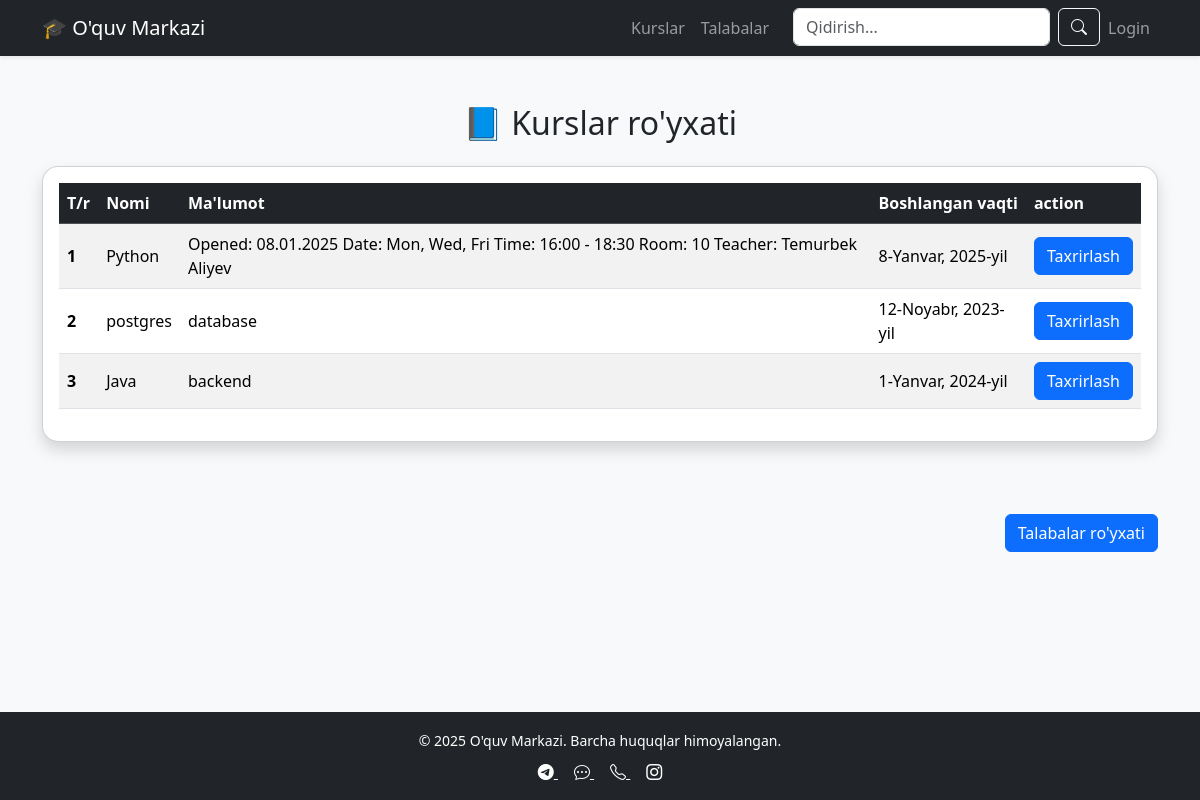
Page /new/ on the earlier database version.
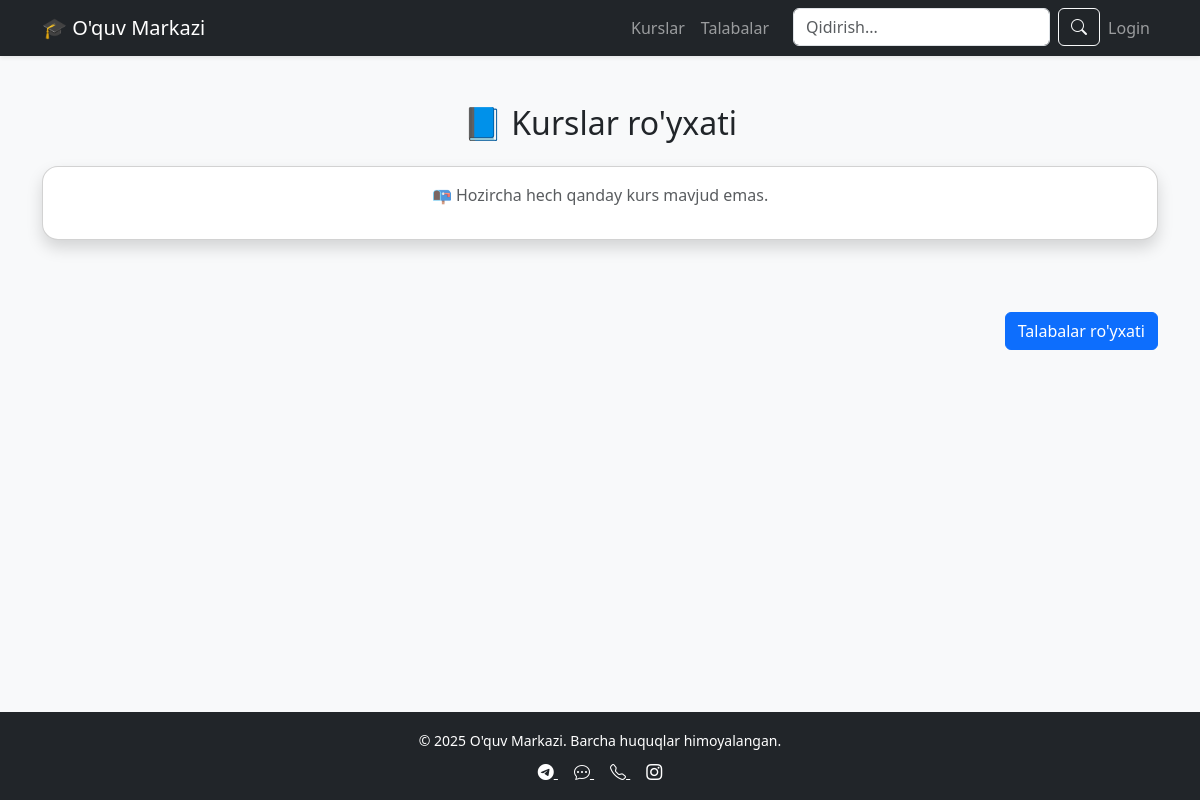
Same page on the later database version.
### new/models.py (models this page shows, shortened)
class Course(models.Model):
    name = models.CharField(max_length=100)
    description = models.TextField()
    start_date = models.DateField()

### new/views.py (the view)
# urls.py: path('', course_list, name='course-list'),
def course_list(request):
    courses = Course.objects.all()
    q=request.GET.get('q') if request.GET.get('q') !=None else ''
    if q != '':
        courses=courses.filter(Q(name__icontains=q)|Q(description__icontains=q))
    context = {
        'courses': courses,
        'user': request.user
    }
    return render(request, 'course_list.html', context)

### templates/course_list.html (shortened to what this page needs)
{% extends 'base.html' %}
{% block content %}
<html lang="en">
<head>
    <link href="https://cdn.jsdelivr.net/npm/bootstrap@5.3.3/dist/css/bootstrap.min.css" rel="stylesheet">
</head>
<body class="bg-light">
<div class="container py-5">
    <h2 class="text-center mb-4">📘 Kurslar ro'yxati</h2>
    <div class="card shadow rounded-4">
        <div class="card-body">
            {% if courses %}
            <div class="table-responsive">
                <table class="table table-striped table-hover align-middle">
                    <thead class="table-dark">
                        <tr>
                            <th scope="col">T/r</th>
                            <th scope="col">Nomi</th>
                            <th scope="col">Ma'lumot</th>
                            <th scope="col">Boshlangan vaqti</th>
                            <th scope="col">action</th>
                        </tr>
                    </thead>
                    <tbody>
                        {% for course in courses %}
                        <tr>
                            <th scope="row">{{ forloop.counter }}</th>
                            <td>{{ course.name }}</td>
                            <td>{{ course.description }}</td>
                            <td>{{ course.start_date }}</td>
                            <td><a  href="{% url 'course-detail' course.id %}" class="btn btn-primary">Taxrirlash</a></td>
                        </tr>
                        {% endfor %}
                    </tbody>
                </table>
            </div>
            {% else %}
            <p class="text-center text-muted">📭 Hozircha hech qanday kurs mavjud emas.</p>
            {% endif %}
        </div>
    </div>
    <br><br><br>
    <div class="mb-4 text-end">
        <a href="{% url 'student-list' %}" class="btn btn-primary"> Talabalar ro'yxati</a>
    </div>
</div>
</body>
</html>
{% endblock %}

Differences in the rows shown:
removed Course: name "Python", description "Opened: 08.01.2025 Date: Mon, Wed, Fri Time: 16:00 - 18:30 Room: 10 Teacher: Temurbek Aliyev", start_date "8-Yanvar, 2025-yil"
removed Course: name "postgres", description "database", start_date "12-Noyabr, 2023-yil"
removed Course: name "Java", description "backend", start_date "1-Yanvar, 2024-yil"
Other differences:
text no longer shown: "T/r Nomi Ma'lumot Boshlangan vaqti action"
text now shown: "📭 Hozircha hech qanday kurs mavjud emas."
